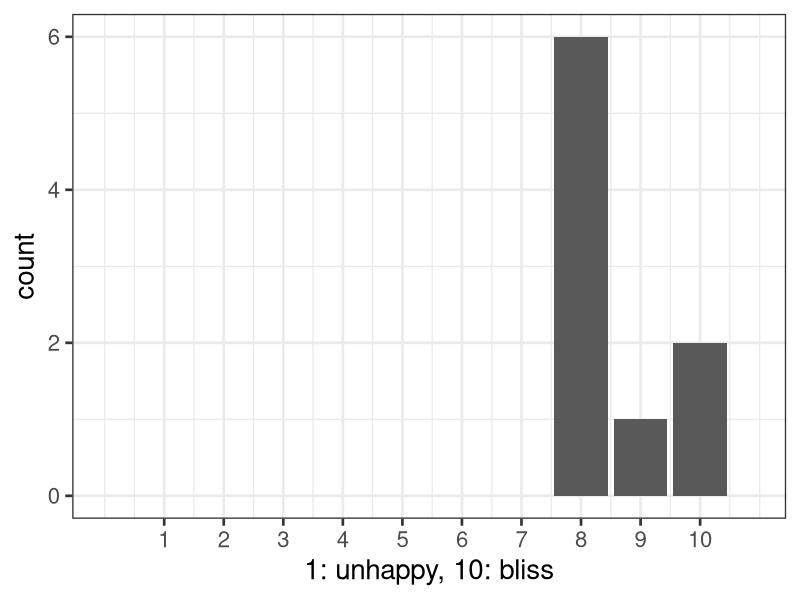
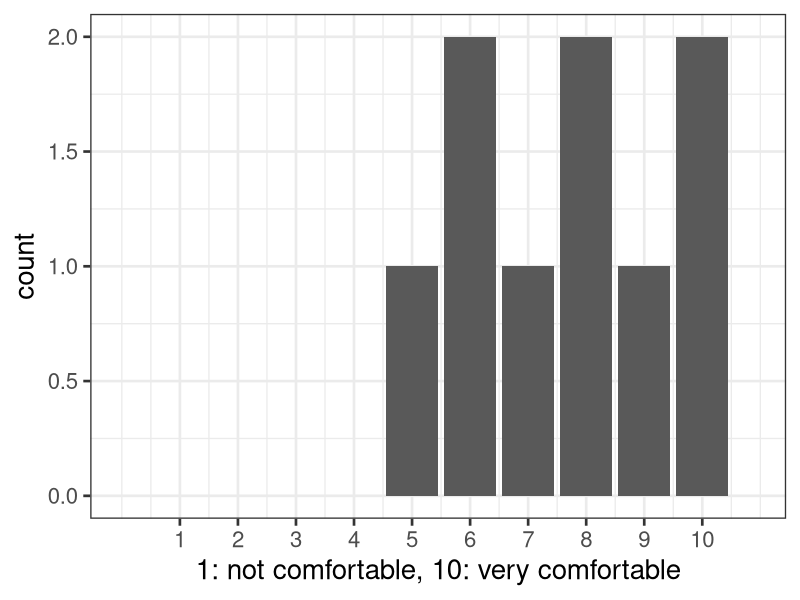
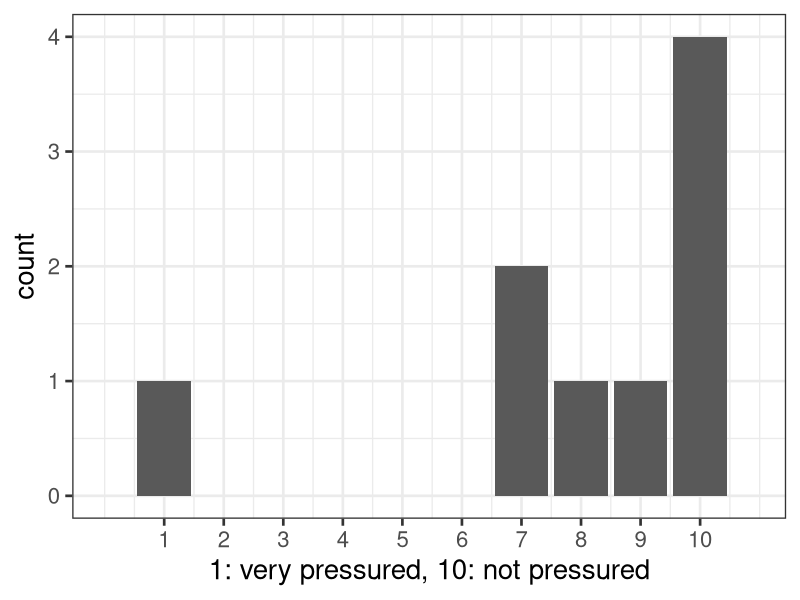
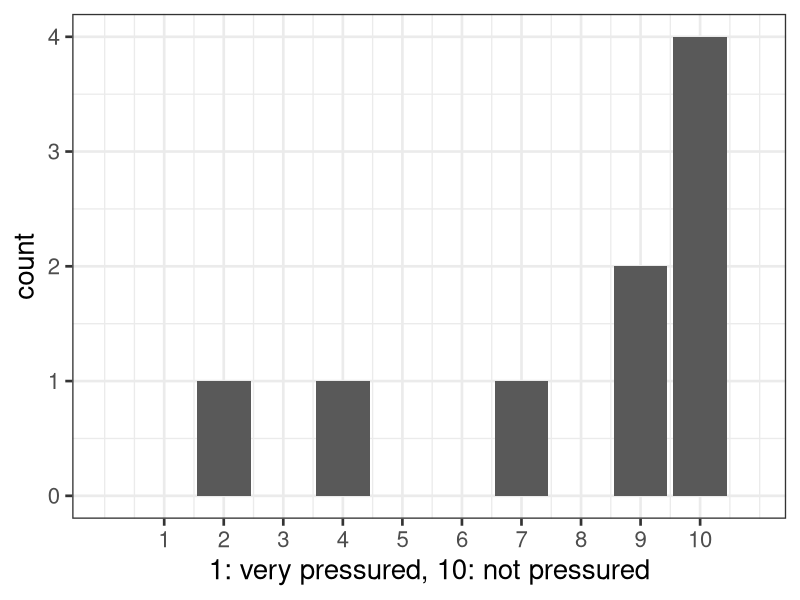
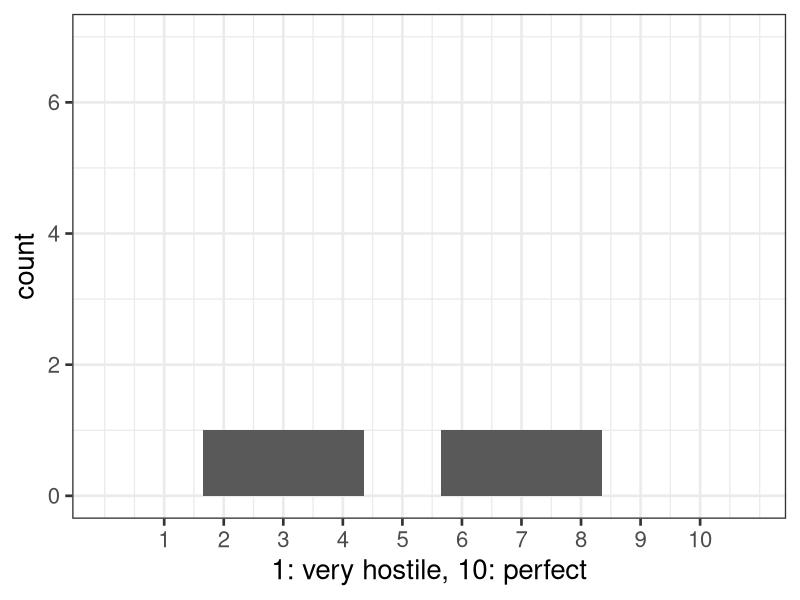
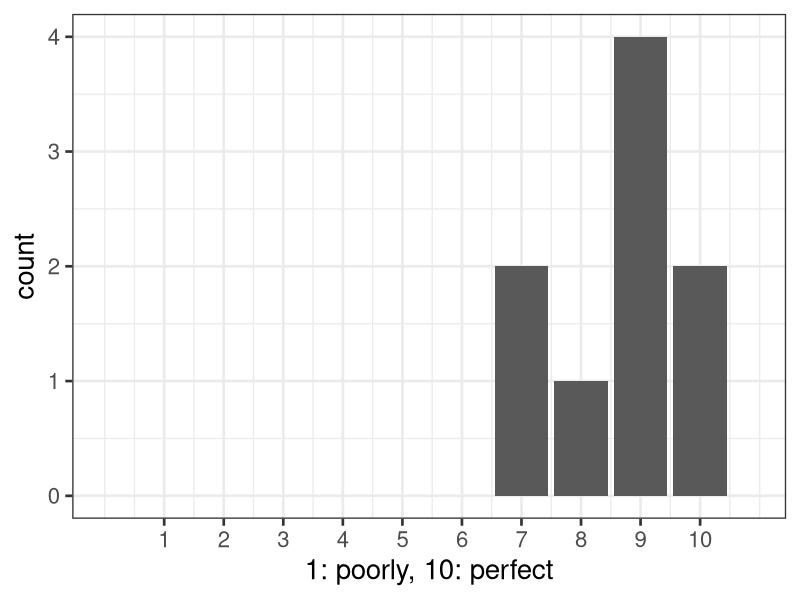
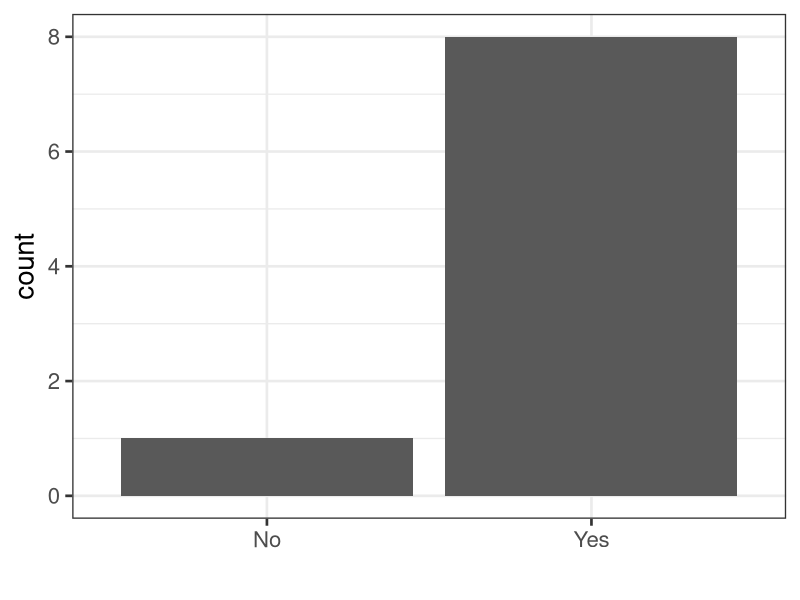
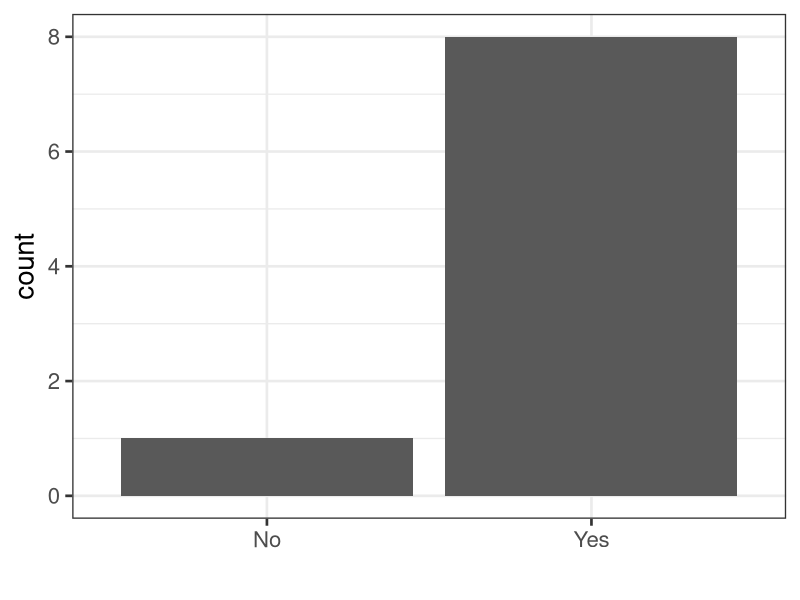

These charts were generated, in order, by the following R code:
## ---- chunk 1
library("ggplot2")
ggplot(data.frame(x = c(10, 9, 8, 8, 8, 8, 8, 10, 8)), aes(x = x)) + geom_bar() + theme_bw(base_size = 20) + xlab("1: unhappy, 10: bliss") + scale_x_continuous(breaks = 1:10, limits = c(0, 10.9))
## ---- chunk 2
library("ggplot2")
ggplot(data.frame(x = c(8, 8, 6, 6, 7, 10, 10, 9, 5)), aes(x = x)) + geom_bar() + theme_bw(base_size = 20) + xlab("1: not comfortable, 10: very comfortable") + scale_x_continuous(breaks = 1:10, limits = c(0, 10.9))
## ---- chunk 3
library("ggplot2")
ggplot(data.frame(x = c(1, 10, 10, 7, 9, 10, 7, 8, 10)), aes(x = x)) + geom_bar() + theme_bw(base_size = 20) + xlab("1: very pressured, 10: not pressured") + scale_x_continuous(breaks = 1:10, limits = c(0, 10.9))
## ---- chunk 4
library("ggplot2")
ggplot(data.frame(x = c(2, 10, 10, 9, 10, 10, 4, 9, 7)), aes(x = x)) + geom_bar() + theme_bw(base_size = 20) + xlab("1: very pressured, 10: not pressured") + scale_x_continuous(breaks = 1:10, limits = c(0, 10.9))
## ---- chunk 5
library("ggplot2")
ggplot(data.frame(x = c(3, 10, 10, 10, 7, 10, 10, 10, 10)), aes(x = x)) + geom_bar() + theme_bw(base_size = 20) + xlab("1: very hostile, 10: perfect") + scale_x_continuous(breaks = 1:10, limits = c(0, 10.9))
## ---- chunk 6
library("ggplot2")
ggplot(data.frame(x = c(9, 10, 7, 9, 8, 9, 9, 7, 10)), aes(x = x)) + geom_bar() + theme_bw(base_size = 20) + xlab("1: poorly, 10: perfect") + scale_x_continuous(breaks = 1:10, limits = c(0, 10.9))
## ---- chunk 7
library("ggplot2")
library("dplyr")
data.frame(x = c("Yes", "Yes", "Yes", "Yes", "Yes", "Yes", "Yes", "No", "Yes")) %>%
    count(x) %>%
    ggplot(aes(x = x, y = n)) + geom_bar(stat = "identity") +
    theme_bw(base_size = 20) + xlab("") + ylab("count")
## ---- chunk 8
library("ggplot2")
library("dplyr")
data.frame(x = c("Yes", "Yes", "Yes", "No", "Yes", "Yes", "Yes", "Yes", "Yes")) %>%
    count(x) %>%
    ggplot(aes(x = x, y = n)) + geom_bar(stat = "identity") +
    theme_bw(base_size = 20) + xlab("") + ylab("count")
## ---- chunk 9
library("ggplot2")
ggplot(data.frame(x = c(7, 10, 8, 9, 7, 10, 8, 8, 8)), aes(x = x)) + geom_bar() + theme_bw(base_size = 20) + xlab("1: inadequate, 10: perfect") + scale_x_continuous(breaks = 1:10, limits = c(0, 10.9))
## ---- chunk 10
library("ggplot2")
ggplot(data.frame(x = c(6, 10, 6, 9, 8, 10, 4, 8, 7)), aes(x = x)) + geom_bar() + theme_bw(base_size = 20) + xlab("1: inadequate, 10: perfect") + scale_x_continuous(breaks = 1:10, limits = c(0, 10.9))
## ---- chunk 11
library("ggplot2")
ggplot(data.frame(x = c(10, 10, 8, 10, 9, 9, 10, 8, 10)), aes(x = x)) + geom_bar() + theme_bw(base_size = 20) + xlab("1: useless, 10: perfect") + scale_x_continuous(breaks = 1:10, limits = c(0, 10.9))
## ---- chunk 12
library("ggplot2")
ggplot(data.frame(x = c(7, 10, 10, 10, 9, 10, 10, 9, 10)), aes(x = x)) + geom_bar() + theme_bw(base_size = 20) + xlab("1: poorly, 10: perfect") + scale_x_continuous(breaks = 1:10, limits = c(0, 10.9))
## ---- chunk 13
library("ggplot2")
library("dplyr")
data.frame(x = c("Yes", "Yes", "No", "No", "No", "Yes", "Yes", "No", "Yes")) %>%
    count(x) %>%
    ggplot(aes(x = x, y = n)) + geom_bar(stat = "identity") +
    theme_bw(base_size = 20) + xlab("") + ylab("count")
## ---- chunk 14
library("ggplot2")
library("dplyr")
data.frame(x = c("No", "Yes", "Yes", "Yes", "Yes", "Yes", "No", "Yes", "Yes")) %>%
    count(x) %>%
    ggplot(aes(x = x, y = n)) + geom_bar(stat = "identity") +
    theme_bw(base_size = 20) + xlab("") + ylab("count")
## ---- chunk 15
library("ggplot2")
ggplot(data.frame(x = c(8, 10, 6, 10, 8, 10, 9, 10, 10)), aes(x = x)) + geom_bar() + theme_bw(base_size = 20) + xlab("1: difficult, 10: easy") + scale_x_continuous(breaks = 1:10, limits = c(0, 10.9))
## ---- chunk 16
library("ggplot2")
ggplot(data.frame(x = c(8, 8, 7, 10, 8, 9, 8, 10, 10)), aes(x = x)) + geom_bar() + theme_bw(base_size = 20) + xlab("1: difficult, 10: easy") + scale_x_continuous(breaks = 1:10, limits = c(0, 10.9))
## ---- chunk 17
library("ggplot2")
ggplot(data.frame(x = c(7, 9, 6, 8, 6, 9, 5, 10, 7)), aes(x = x)) + geom_bar() + theme_bw(base_size = 20) + xlab("1: useless, 10: perfect") + scale_x_continuous(breaks = 1:10, limits = c(0, 10.9))
## ---- chunk 18
library("ggplot2")
ggplot(data.frame(x = c(7, 10, 8, 10, 8, 8, 5, 8, 8)), aes(x = x)) + geom_bar() + theme_bw(base_size = 20) + xlab("1: useless, 10: perfect") + scale_x_continuous(breaks = 1:10, limits = c(0, 10.9))
## ---- chunk 19
library("ggplot2")
ggplot(data.frame(x = c(10, 9, 7, 8, 6, 9, 8, 9, 4)), aes(x = x)) + geom_bar() + theme_bw(base_size = 20) + xlab("1: useless, 10: perfect") + scale_x_continuous(breaks = 1:10, limits = c(0, 10.9))
## ---- chunk 20
library("ggplot2")
ggplot(data.frame(x = c(7, 10, 7, 9, 8, 9, 5, 9, 7)), aes(x = x)) + geom_bar() + theme_bw(base_size = 20) + xlab("1: constrained, 10: completely free") + scale_x_continuous(breaks = 1:10, limits = c(0, 10.9))
## ---- chunk 21
library("ggplot2")
ggplot(data.frame(x = c(7, 9, 5, 10, 7, 7, 10, 9, 9)), aes(x = x)) + geom_bar() + theme_bw(base_size = 20) + xlab("1: not at all, 10: extremely") + scale_x_continuous(breaks = 1:10, limits = c(0, 10.9))
## ---- chunk 22
library("ggplot2")
library("dplyr")
data.frame(x = c("No", "No", "Yes", "Yes", "No", "Yes", "No", "Yes", "Yes")) %>%
    count(x) %>%
    ggplot(aes(x = x, y = n)) + geom_bar(stat = "identity") +
    theme_bw(base_size = 20) + xlab("") + ylab("count")
## ---- chunk 23
library("ggplot2")
ggplot(data.frame(x = c(10, 10, 7, 10, 10, 9, 9, 10, 10)), aes(x = x)) + geom_bar() + theme_bw(base_size = 20) + xlab("1: inadequate, 10: perfect") + scale_x_continuous(breaks = 1:10, limits = c(0, 10.9))
## ---- chunk 24
library("ggplot2")
ggplot(data.frame(x = c(10, 9, 4, 9, 8, 8, 3, 9, 7)), aes(x = x)) + geom_bar() + theme_bw(base_size = 20) + xlab("1: impossible, 10: perfect") + scale_x_continuous(breaks = 1:10, limits = c(0, 10.9))
## ---- chunk 25
library("ggplot2")
library("dplyr")
data.frame(x = c("Monthly", "Rarely", "Monthly", "Weekly", "Rarely", "Rarely", "Monthly", "Rarely", "Rarely")) %>%
    count(x) %>%
    ggplot(aes(x = x, y = n)) + geom_bar(stat = "identity") +
    theme_bw(base_size = 20) + xlab("") + ylab("count")
## ---- chunk 26
library("ggplot2")
ggplot(data.frame(x = c(7, 10, 9, 10, 9, 9, 7, 9, 8)), aes(x = x)) + geom_bar() + theme_bw(base_size = 20) + xlab("1: inadequate, 10: perfect") + scale_x_continuous(breaks = 1:10, limits = c(0, 10.9))
## ---- chunk 27
library("ggplot2")
ggplot(data.frame(x = c(2, 10, 6, 10, 7, 9, 5, 9, 9)), aes(x = x)) + geom_bar() + theme_bw(base_size = 20) + xlab("1: inadequate, 10: perfect") + scale_x_continuous(breaks = 1:10, limits = c(0, 10.9))
## ---- chunk 28
library("ggplot2")
ggplot(data.frame(x = c(9, 10, 4, 10, 7, 9, 5, 8, 7)), aes(x = x)) + geom_bar() + theme_bw(base_size = 20) + xlab("1: inadequate, 10: perfect") + scale_x_continuous(breaks = 1:10, limits = c(0, 10.9))
